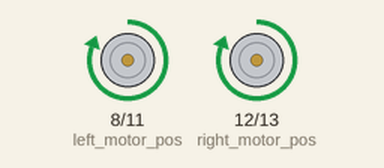
This sketch was run on a simulated Arduino Uno, built with avr-gcc and run on an emulated ATmega328P. Shown: motor-driver pin pairs drawn as motors (green arrow = first pin HIGH = forward, orange = second pin HIGH = backward, longer = more drive, scaled by the enable pin).

Above: at 1.0 s.
At 3.0 s:
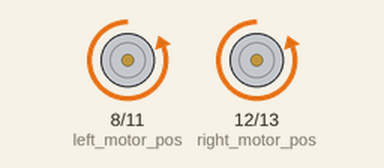
Timing chart, 0 to 5.2 s (numbered marks = the images above):
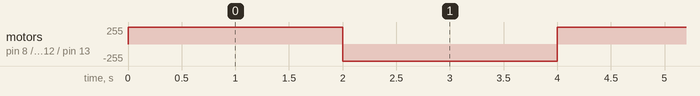

Measured:
- by itself, motor on pin 8 (left_motor_pos) / pin 11 (left_motor_neg), motor on pin 12 (right_motor_pos) / pin 13 (right_motor_neg): alternates forward 255/255 for 2.0 s and backward 255/255 for 2.0 s

The sketch:

speed_test.ino
```cpp
/*Pin 9 sets the enable and speed of shield outputs 1 & 2

Pin 10 sets the enable and speed of shield outputs 3 & 4

Pin 8 from Uno controls the state of shield output 1

Pin 11 from Uno controls the state of shield output 2

Pin 12 from Uno controls the state of shield output 3

Pin 13 from Uno controls the state of shiled output 4
*/

int left_motor_pos = 8; // pin 8 --- motor (+) white wire
int left_motor_neg = 11; // pin 11 --- motor (-) black wire
int left_motor_speed = 9; // pin 9 --- motor speed signal

int right_motor_pos = 12; // pin 12 --- motor (+) white wire
int right_motor_neg = 13; // pin 13 --- motor (-) black wire
int right_motor_speed = 10; // pin 10 --- motor speed signal


void setup() {
  pinMode(left_motor_pos, OUTPUT);
  pinMode(left_motor_neg, OUTPUT);
  pinMode(left_motor_speed, OUTPUT);
  pinMode(right_motor_pos, OUTPUT);
  pinMode(right_motor_neg, OUTPUT);
  pinMode(right_motor_speed, OUTPUT);
}

void loop(){
  analogWrite(left_motor_speed,255);
  analogWrite(right_motor_speed,255);

  go_foward();

  delay(2000);

  go_backward();

  delay(2000);

}

void go_foward() {
  digitalWrite(left_motor_neg,LOW);
  digitalWrite(right_motor_neg,LOW);
  digitalWrite(left_motor_pos,HIGH);
  digitalWrite(right_motor_pos,HIGH);
}

void go_backward (){
  digitalWrite(left_motor_pos,LOW);
  digitalWrite(right_motor_pos,LOW);
  digitalWrite(left_motor_neg,HIGH);
  digitalWrite(right_motor_neg,HIGH);
}
```
